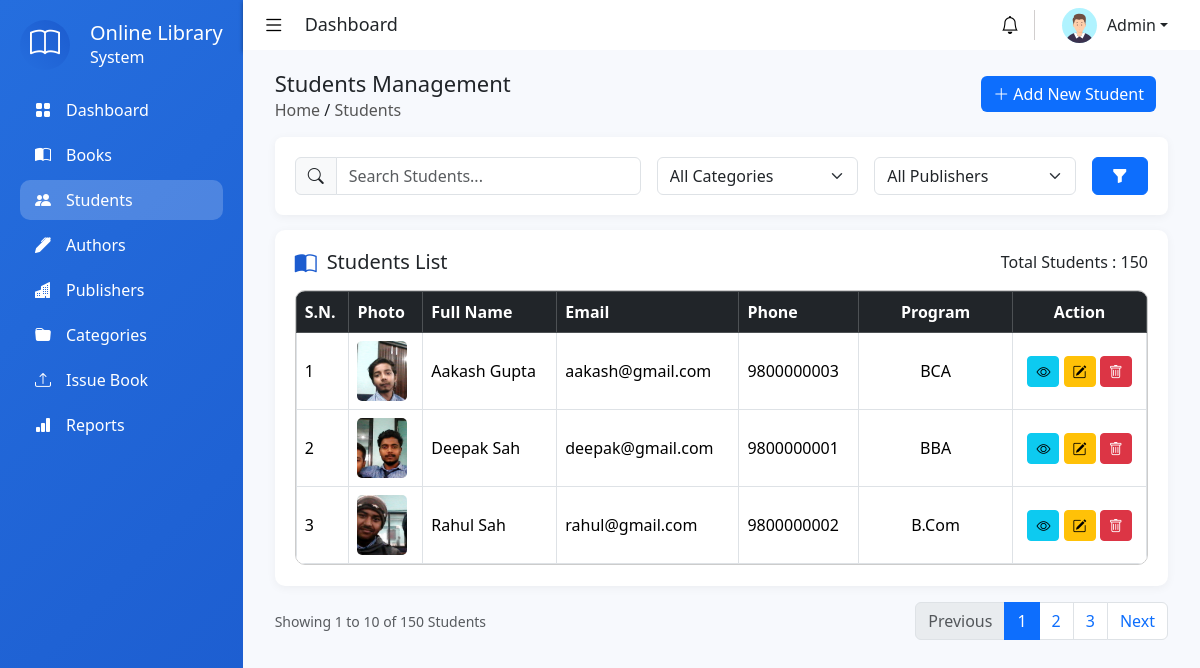
The app's page /admin/students.php (signed in) with its own data.
### tables this page shows
CREATE TABLE `student` (
  `student_id` int(11) NOT NULL,
  `full_name` varchar(100) NOT NULL,
  `address` varchar(255) NOT NULL,
  `phone` varchar(15) NOT NULL,
  `dob` date DEFAULT NULL,
  `program` varchar(100) DEFAULT NULL,
  `semester` int(11) DEFAULT NULL,
  `photo` varchar(255) DEFAULT NULL,
  `email` varchar(100) DEFAULT NULL,
  `password` varchar(255) NOT NULL
);

### admin/students.php (the view, shortened to what this page needs)
<?php
require_once '../includes/db.php';
?>
<!DOCTYPE html>
<html lang="en">
<head>
    <link rel="stylesheet" href="https://cdn.jsdelivr.net/npm/bootstrap@5.3.8/dist/css/bootstrap.min.css">
    <link rel="stylesheet" href="https://cdn.jsdelivr.net/npm/bootstrap-icons@1.13.1/font/bootstrap-icons.min.css">
    <link rel="stylesheet" href="../assets/css/style.css">
</head>
<body>
    <div class="container-fluid m-0 p-0 d-flex">
        <?php include '../includes/sidebar.php'; ?>
        <div class="main-container flex-grow-1">
            <?php include '../includes/header.php'; ?>
            <main class="main-content">
                <div class="container-fluid">
                    <div class="page-header d-flex align-item-center justify-content-between">
                        <div class="title">
                            <h3>Students Management</h3>
                            <span>
                                <a href="dashboard.php">Home</a> /
                                <a href="students.php">Students</a>
                            </span>
                        </div>
                        <div class="btn">
                            <button id="addStdBtn" class="btn btn-primary" data-bs-toggle="modal" data-bs-target="#addStdModal">
                                <i class="bi bi-plus-lg"></i>
                                Add New Student
                            </button>
                        </div>
                    </div>
                    <div class="filter-card">
                        <div class="row g-3 align-items-end">
                            <div class="col-lg-5">
                                <div class="input-group">
                                    <span class="input-group-text">
                                        <i class="bi bi-search"></i>
                                    </span>
                                    <input
                                        type="text"
                                        class="form-control"
                                        placeholder="Search Students...">
                                </div>
                            </div>
                            <div class="col-lg-3">
                                <select class="form-select">
                                    <option selected>All Categories</option>
                                </select>
                            </div>
                            <div class="col-lg-3">
                                <select class="form-select">
                                    <option selected>All Publishers</option>
                                </select>
                            </div>
                            <div class="col-lg-1 d-grid">
                                <button class="btn btn-primary">
                                    <i class="bi bi-funnel-fill"></i>
                                </button>
                            </div>
                        </div>
                    </div>
                    <div class="table-card">
                        <div class="table-header">
                            <div class="d-flex align-item-center justify-content-between">
                                <h5 class="mb-0">
                                    <i class="bi bi-book-half"></i>
                                    Students List
                                </h5>
                                <p class="text-dark">
                                    Total Students : 150
                                </p>
                            </div>
                        </div>
                        <div class="table-responsive">
                            <table class="table table-hover table-bordered align-middle mb-0">
                                <thead class="table-dark">
                                    <tr>
                                        <th>S.N.</th>
                                        <th>Photo</th>
                                        <th>Full Name</th>
                                        <th>Email</th>
                                        <th>Phone</th>
                                        <th class="text-center">Program</th>
                                        <th class="text-center">Action</th>
                                    </tr>
                                </thead>
                                <tbody>
                                    <?php
                                    $query = "
    SELECT *
    FROM student
    ORDER BY full_name ASC
";
                                    $result = $conn->query($query);
                                    $sn = 1;
                                    while ($row = $result->fetch_assoc()) :
                                    ?>
                                        <tr>
                                            <td><?= $sn++ ?></td>
                                            <td>
                                                <img
                                                    src="../assets/uploads/<?= htmlspecialchars($row['photo']); ?>"
                                                    alt="Student Photo"
                                                    width="50"
                                                    height="60"
                                                    style="object-fit: cover; border-radius: 5px;">
                                            </td>
                                            <td><?= htmlspecialchars($row['full_name']); ?></td>
                                            <td><?= htmlspecialchars($row['email']); ?></td>
                                            <td><?= htmlspecialchars($row['phone']); ?></td>
                                            <td class="text-center">
                                                <?= htmlspecialchars($row['program']); ?>
                                            </td>
                                            <td class="text-center">
                                                <a
                                                    href="view_std.php?id=<?= $row['student_id']; ?>"
                                                    class="btn btn-info btn-sm">
                                                    <i class="bi bi-eye"></i>
                                                </a>
                                                <button
                                                    class="btn btn-warning btn-sm edit-student"
                                                    data-id="<?= $row['student_id']; ?>">
                                                    <i class="bi bi-pencil-square"></i>
                                                </button>
                                                <button
                                                    class="btn btn-danger btn-sm delete-std"
                                                    data-id="<?= $row['student_id']; ?>">
                                                    <i class="bi bi-trash"></i>
                                                </button>
                                            </td>
                                        </tr>
                                    <?php endwhile; ?>
                                </tbody>
                            </table>
                        </div>
                    </div>
                    <div class="pagination-card mt-3">
                        <div class="d-flex justify-content-between align-items-center flex-wrap">
                            <small class="text-muted">
                                Showing 1 to 10 of 150 Students
                            </small>
                            <nav>
                                <ul class="pagination mb-0">
                                    <li class="page-item disabled">
                                        <a class="page-link" href="#">
                                            Previous
                                        </a>
                                    </li>
                                    <li class="page-item active">
                                        <a class="page-link" href="#">
                                            1
                                        </a>
                                    </li>
                                    <li class="page-item">
                                        <a class="page-link" href="#">
                                            2
                                        </a>
                                    </li>
                                    <li class="page-item">
                                        <a class="page-link" href="#">
                                            3
                                        </a>
                                    </li>
                                    <li class="page-item">
                                        <a class="page-link" href="#">
                                            Next
                                        </a>
                                    </li>
                                </ul>
                            </nav>
                        </div>
                    </div>
                </div>
            </main>
        </div>
    </div>
</body>
</html>

### assets/css/style.css (style rules this page uses)
* { margin: 0; padding: 0; box-sizing: border-box; }
body { height: 100vh; overflow: hidden; }
.main-content { width: 100%; height: calc(100vh - 50px); padding: 20px; background-color: #f7f9fd; overflow-y: auto; }
.table-responsive { border: 1px solid #ccc; border-radius: 10px; margin-bottom: 20px; }
.main-content .page-header .title h3 { font-size: 22px; margin: 0 0 2px 0; }
.title span a { text-decoration: none; color: #555; }
.page-header .btn { border: none; }
.filter-card { margin: 15px 0; padding: 20px; background-color: #fff; border-radius: 8px; box-shadow: 0 2px 10px rgba(0, 0, 0, .05); }
.table-card { background-color: #fff; border-radius: 10px; padding: 20px 20px 1px 20px; box-shadow: 0 2px 10px rgba(0, 0, 0, .05); }
.table-header div h5 { display: flex; gap: 10px; }
.table-header div h5 i { color: #1c5ccf; font-size: 22px; }
.table th, .table td { vertical-align: middle; }
.table td:nth-child(4), .table td:nth-child(8), .table td:nth-child(9) { white-space: nowrap; }
.table td:nth-child(6) { min-width: 140px; }

### records on screen
student: photo (picture), full_name "Aakash Gupta", email "aakash@gmail.com", phone "9800000003", program "BCA"
student: photo (picture), full_name "Deepak Sah", email "deepak@gmail.com", phone "9800000001", program "BBA"
student: photo (picture), full_name "Rahul Sah", email "rahul@gmail.com", phone "9800000002", program "B.Com"
